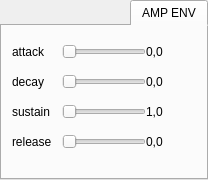
         <widget class="QTabWidget" name="tabWidgetAmpEnv">
          <property name="layoutDirection">
           <enum>Qt::RightToLeft</enum>
          </property>
          <property name="currentIndex">
           <number>0</number>
          </property>
          <widget class="QWidget" name="tabAmpEnv">
           <attribute name="title">
            <string>AMP ENV</string>
           </attribute>
           <layout class="QVBoxLayout" name="verticalLayout_8">
            <property name="spacing">
             <number>0</number>
            </property>
            <property name="leftMargin">
             <number>0</number>
            </property>
            <property name="topMargin">
             <number>10</number>
            </property>
            <property name="rightMargin">
             <number>0</number>
            </property>
            <property name="bottomMargin">
             <number>10</number>
            </property>
            <item>
             <layout class="QVBoxLayout" name="layoutAmpEnvSliders">
              <property name="spacing">
               <number>0</number>
              </property>
              <property name="bottomMargin">
               <number>10</number>
              </property>
              <item>
               <layout class="QHBoxLayout" name="layoutAmpEnvSliderAttack">
                <property name="spacing">
                 <number>0</number>
                </property>
                <property name="leftMargin">
                 <number>10</number>
                </property>
                <property name="rightMargin">
                 <number>10</number>
                </property>
                <item>
                 <widget class="QLabel" name="labelAmpEnvAttackValue">
                  <property name="minimumSize">
                   <size>
                    <width>50</width>
                    <height>30</height>
                   </size>
                  </property>
                  <property name="maximumSize">
                   <size>
                    <width>50</width>
                    <height>30</height>
                   </size>
                  </property>
                  <property name="text">
                   <string>0,0</string>
                  </property>
                 </widget>
                </item>
                <item>
                 <widget class="QSlider" name="sliderAmpEnvAttack">
                  <property name="layoutDirection">
                   <enum>Qt::LeftToRight</enum>
                  </property>
                  <property name="pageStep">
                   <number>0</number>
                  </property>
                  <property name="orientation">
                   <enum>Qt::Horizontal</enum>
                  </property>
                 </widget>
                </item>
                <item>
                 <widget class="QLabel" name="labelAmpEnvAttack">
                  <property name="minimumSize">
                   <size>
                    <width>50</width>
                    <height>30</height>
                   </size>
                  </property>
                  <property name="maximumSize">
                   <size>
                    <width>50</width>
                    <height>30</height>
                   </size>
                  </property>
                  <property name="text">
                   <string>attack</string>
                  </property>
                 </widget>
                </item>
               </layout>
              </item>
              <item>
               <layout class="QHBoxLayout" name="layoutAmpEnvSliderDecay">
                <property name="spacing">
                 <number>0</number>
                </property>
                <property name="leftMargin">
                 <number>10</number>
                </property>
                <property name="rightMargin">
                 <number>10</number>
                </property>
                <item>
                 <widget class="QLabel" name="labelAmpEnvDecayValue">
                  <property name="minimumSize">
                   <size>
                    <width>50</width>
                    <height>30</height>
                   </size>
                  </property>
                  <property name="maximumSize">
                   <size>
                    <width>50</width>
                    <height>30</height>
                   </size>
                  </property>
                  <property name="text">
                   <string>0,0</string>
                  </property>
                 </widget>
                </item>
                <item>
                 <widget class="QSlider" name="sliderAmpEnvDecay">
                  <property name="layoutDirection">
                   <enum>Qt::LeftToRight</enum>
                  </property>
                  <property name="pageStep">
                   <number>0</number>
                  </property>
                  <property name="orientation">
                   <enum>Qt::Horizontal</enum>
                  </property>
                 </widget>
                </item>
                <item>
                 <widget class="QLabel" name="labelAmpEnvDecay">
                  <property name="minimumSize">
                   <size>
                    <width>50</width>
                    <height>30</height>
                   </size>
                  </property>
                  <property name="maximumSize">
                   <size>
                    <width>50</width>
                    <height>30</height>
                   </size>
                  </property>
                  <property name="text">
                   <string>decay</string>
                  </property>
                 </widget>
                </item>
               </layout>
              </item>
              <item>
               <layout class="QHBoxLayout" name="layoutAmpEnvSliderSustain">
                <property name="spacing">
                 <number>0</number>
                </property>
                <property name="leftMargin">
                 <number>10</number>
                </property>
                <property name="rightMargin">
                 <number>10</number>
                </property>
                <item>
                 <widget class="QLabel" name="labelAmpEnvSustainValue">
                  <property name="minimumSize">
                   <size>
                    <width>50</width>
                    <height>30</height>
                   </size>
                  </property>
                  <property name="maximumSize">
                   <size>
                    <width>50</width>
                    <height>30</height>
                   </size>
                  </property>
                  <property name="text">
                   <string>1,0</string>
                  </property>
                 </widget>
                </item>
                <item>
                 <widget class="QSlider" name="sliderAmpEnvSustain">
                  <property name="layoutDirection">
                   <enum>Qt::LeftToRight</enum>
                  </property>
                  <property name="pageStep">
                   <number>0</number>
                  </property>
                  <property name="orientation">
                   <enum>Qt::Horizontal</enum>
                  </property>
                 </widget>
                </item>
                <item>
                 <widget class="QLabel" name="labelAmpEnvSustain">
                  <property name="minimumSize">
                   <size>
                    <width>50</width>
                    <height>30</height>
                   </size>
                  </property>
                  <property name="maximumSize">
                   <size>
                    <width>50</width>
                    <height>30</height>
                   </size>
                  </property>
                  <property name="text">
                   <string>sustain</string>
                  </property>
                 </widget>
                </item>
               </layout>
              </item>
              <item>
               <layout class="QHBoxLayout" name="layoutAmpEnvSliderRelease">
                <property name="spacing">
                 <number>0</number>
                </property>
                <property name="leftMargin">
                 <number>10</number>
                </property>
                <property name="rightMargin">
                 <number>10</number>
                </property>
                <item>
                 <widget class="QLabel" name="labelAmpEnvReleaseValue">
                  <property name="minimumSize">
                   <size>
                    <width>50</width>
                    <height>30</height>
                   </size>
                  </property>
                  <property name="maximumSize">
                   <size>
                    <width>50</width>
                    <height>30</height>
                   </size>
                  </property>
                  <property name="text">
                   <string>0,0</string>
                  </property>
                 </widget>
                </item>
                <item>
                 <widget class="QSlider" name="sliderAmpEnvRelease">
                  <property name="layoutDirection">
                   <enum>Qt::LeftToRight</enum>
                  </property>
                  <property name="pageStep">
                   <number>0</number>
                  </property>
                  <property name="orientation">
                   <enum>Qt::Horizontal</enum>
                  </property>
                 </widget>
                </item>
                <item>
                 <widget class="QLabel" name="labelAmpEnvRelease">
                  <property name="minimumSize">
                   <size>
                    <width>50</width>
                    <height>30</height>
                   </size>
                  </property>
                  <property name="maximumSize">
                   <size>
                    <width>50</width>
                    <height>30</height>
                   </size>
                  </property>
                  <property name="text">
                   <string>release</string>
                  </property>
                 </widget>
                </item>
               </layout>
              </item>
             </layout>
            </item>
           </layout>
          </widget>
         </widget>
